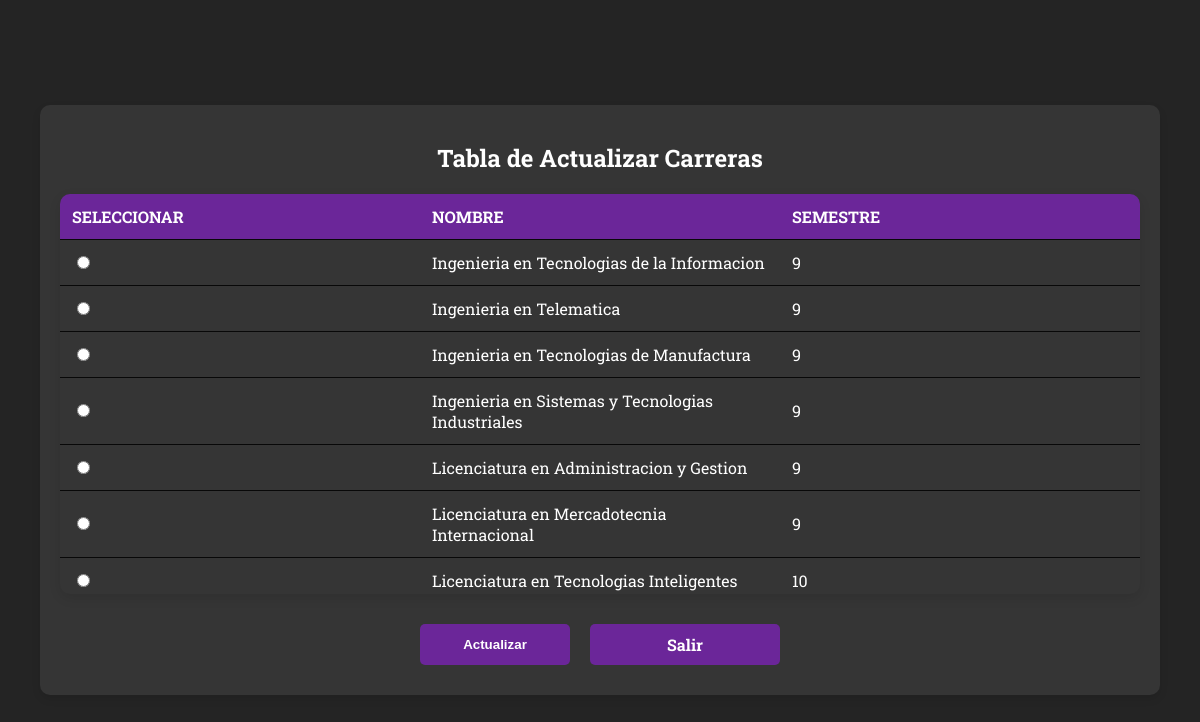
The page /TablaCarrera.php on the database its author committed.
### tables this page shows
CREATE TABLE `carreras` (
  `carrera` int(11) NOT NULL,
  `nombre` text NOT NULL,
  `semestres` int(11) NOT NULL
);

### TablaCarrera.php (the view, shortened to what this page needs)
<!DOCTYPE html>
<html lang="es">
<head>
    <link rel="stylesheet" type="text/css" href="Tablas_actualizar.css" />
</head>
<body>
    <div class="container">
        <h1>Tabla de Actualizar Carreras</h1>
        <?php
        $servername = "localhost";
        $username = "root";
        $contrasena = "";
        $dbname = "t15a_proyecto";
        $conn = new mysqli($servername, $username, $contrasena, $dbname);
        $sql = "SELECT carrera, nombre, semestres FROM carreras";
        $result = $conn->query($sql);
        if ($result->num_rows > 0) {
            echo "<form method='post' action='FormularioActualizaCarreras.php'>";
            echo "<table>
                    <tr>
                        <th>Seleccionar</th>
                        <th>Nombre</th>
                        <th>Semestre</th>
                    </tr>";
            while ($row = $result->fetch_assoc()) {
                echo "<tr>
                        <td><input type='radio' name='id' value='" . $row["carrera"] . "'></td>
                        <td>" . $row["nombre"] . "</td>
                        <td>" . $row["semestres"] . "</td>
                      </tr>";
            }
            echo "</table>";
            echo "<div class='button-container'>";
            echo "<input type='submit' value='Actualizar'>";
            echo "<a href='Menu.php'>Salir</a>";
            echo "</div>";
            echo "</form>";
        } else {
            echo "<p>No se encontraron resultados.</p>";
            echo "<div class='button-container'>";
            echo "<a href='Menu.php'>Salir</a>";
            echo "</div>";
        }
        ?>
    </div>
</body>
</html>

### Tablas_actualizar.css (style rules this page uses)
body { margin: 0; padding: 0; font-family: 'Roboto Slab', serif; background-color: #242424; display: flex; justify-content: center; align-items: center; min-height: 100vh; }
.container { width: 90%; max-width: 100%; background-color: #353535; padding: 20px; border-radius: 10px; box-shadow: 0 4px 8px rgba(0, 0, 0, 0.1); text-align: center; color: white; }
h1 { font-size: 24px; color: #ffffff; margin-bottom: 20px; }
table { width: 100%; max-height: 400px; border-collapse: collapse; margin-bottom: 20px; border-radius: 10px; overflow: hidden; box-shadow: 0 4px 12px rgba(0, 0, 0, 0.1); color: white; display: block; overflow-y: auto; }
th, td { padding: 12px; text-align: left; border-bottom: 1px solid #080808; }
th { background-color: #6b2699; color: white; text-transform: uppercase; }
.button-container { display: flex; justify-content: center; }
input[type="submit"], a { padding: 10px 20px; margin: 10px; border: none; background-color: #6b2699; color: white; cursor: pointer; text-decoration: none; border-radius: 5px; display: inline-block; font-weight: bold; width: 150px; text-align: center; transition: all 0.5s; }

### rows shown on the page
carreras: nombre "Ingenieria en Tecnologias de la Informacion", semestres "9"
carreras: nombre "Ingenieria en Telematica", semestres "9"
carreras: nombre "Ingenieria en Tecnologias de Manufactura", semestres "9"
carreras: nombre "Ingenieria en Sistemas y Tecnologias Industriales", semestres "9"
carreras: nombre "Licenciatura en Administracion y Gestion", semestres "9"
carreras: nombre "Licenciatura en Mercadotecnia Internacional", semestres "9"
carreras: nombre "Licenciatura en Tecnologias Inteligentes", semestres "10"
